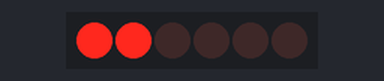
Bench run of a sketch on a simulated Arduino Uno, built with avr-gcc and run on an emulated ATmega328P. Shown: 6 port-expander outputs drawn as a row of LEDs (first output left, lit = HIGH). Wiring (inferred from the names in the program): MCP23017 port expander at I2C address 0x24; MCP23017 port expander at I2C address 0x26. Wiring (inferred from the signals the program sends): row of LEDs: on Q0, Q1, Q2, Q3, Q4, Q5. What the sketch prints to the serial monitor is not drawn.

Above: at 0.1 s.
At 1.8 s:
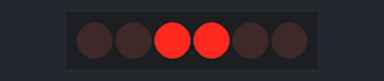
At 28.21 s:
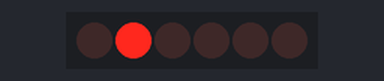
At 28.61 s:
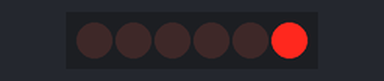
At 35.5 s:
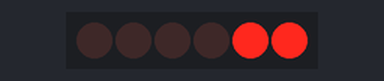
Timing chart, 0 to 38.7 s (numbered marks = the images above):
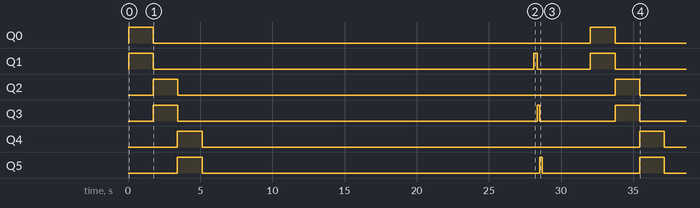

Measured:
- by itself, Q0, Q2, Q4: alternates HIGH for 1.7 s and LOW for 30.3 s
- by itself, Q1: goes HIGH 1.7 s, LOW 26.3 s, HIGH 0.24 s, LOW 3.7 s, HIGH 1.7 s, then LOW
- by itself, Q3: goes HIGH 1.7 s, LOW 24.9 s, HIGH 0.18 s, LOW 5.2 s, HIGH 1.7 s, then LOW
- by itself, Q5: goes HIGH 1.7 s, LOW 23.4 s, HIGH 0.18 s, LOW 6.8 s, HIGH 1.7 s, then LOW

The sketch:

bit_bang_solenoid.ino
```cpp
#include <Wire.h>

// MCP23017 I2C addresses
#define MCP1_ADDR 0x26
#define MCP2_ADDR 0x24

// MCP23017 register addresses
#define IODIRA 0x01
#define IODIRB 0x00
#define OLATA  0x15
#define OLATB  0x14

struct HBridgeControl {
  uint8_t expander;
  uint8_t phase_reg;
  uint8_t phase_bit;
  uint8_t enable_reg;
  uint8_t enable_bit;
};

HBridgeControl bridges[16];

void setup() {
  Serial.begin(115200);
  Wire.begin();

  initExpander(MCP1_ADDR);
  initExpander(MCP2_ADDR);

  for (int i = 0; i < 8; i++) {
    bridges[i] = {
      MCP1_ADDR,
      (i < 4) ? OLATB : OLATA,
      (uint8_t)(i * 2 % 8),
      (i < 4) ? OLATB : OLATA,
      (uint8_t)(i * 2 % 8 + 1)
    };
  }
  for (int i = 8; i < 16; i++) {
    bridges[i] = {
      MCP2_ADDR,
      (i - 8 < 4) ? OLATB : OLATA,
      (uint8_t)((i - 8) * 2 % 8),
      (i - 8 < 4) ? OLATB : OLATA,
      (uint8_t)((i - 8) * 2 % 8 + 1)
    };
  }
}

void loop() {
  Serial.println("FORWARD (ramp)");
  for (int i = 0; i < 16; i++) {
    rampSolenoid(bridges[i]);
  }

  delay(1000); // Pause before reverse

  Serial.println("REVERSE (30%)");
  for (int i = 0; i < 16; i++) {
    reversePulse(bridges[i]);
  }

  delay(1000); // Pause before repeat
}

// === ACTUATION FUNCTIONS ===

void rampSolenoid(HBridgeControl hb) {
  // Set PH = 1 (forward)
  setPin(hb.expander, hb.phase_reg, hb.phase_bit, true);

  //print status
  Serial.print("Ramping solenoid on expander ");
  // RAMP UP: 10 steps over 200ms
  for (int duty = 0; duty <= 100; duty += 5) {
    pwmBurst(hb, 20, duty);  // 20ms per step
  }

  Serial.println("Hold at 100% for 100ms");
  // HOLD at 100% for 100ms
  pwmBurst(hb, 100, 100);

  Serial.println("Ramping down");
  // RAMP DOWN
  for (int duty = 100; duty >= 0; duty -= 5) {
    pwmBurst(hb, 20, duty);
  }
  Serial.println("Hold at 0% for 100ms");
  disableBridge(hb);
}

void reversePulse(HBridgeControl hb) {
  // Set PH = 0 (reverse)
  setPin(hb.expander, hb.phase_reg, hb.phase_bit, false);

  // Run at 30% for 100ms
  pwmBurst(hb, 100, 30);

  disableBridge(hb);
}

// Simulate PWM for duration (ms) at given duty (%)
void pwmBurst(HBridgeControl hb, int duration_ms, int duty_percent) {
  const int freq = 500; // ~500 Hz PWM
  const int period_us = 1000000 / freq; // 2000us
  int high_time = period_us * duty_percent / 100;
  int low_time = period_us - high_time;
  int cycles = (duration_ms * 1000L) / period_us;

  for (int i = 0; i < cycles; i++) {
    setPin(hb.expander, hb.enable_reg, hb.enable_bit, false); // EN = 0 → ON
    delayMicroseconds(high_time);
    setPin(hb.expander, hb.enable_reg, hb.enable_bit, true);  // EN = 1 → OFF
    delayMicroseconds(low_time);
  }
}

void disableBridge(HBridgeControl hb) {
  setPin(hb.expander, hb.phase_reg, hb.phase_bit, false);
  setPin(hb.expander, hb.enable_reg, hb.enable_bit, false); // Both LOW = Hi-Z
}

// === MCP23017 I/O Helpers ===

void initExpander(uint8_t addr) {
  writeRegister(addr, IODIRA, 0x00);
  writeRegister(addr, IODIRB, 0x00);
  writeRegister(addr, OLATA, 0x00);
  writeRegister(addr, OLATB, 0x00);
}

void setPin(uint8_t addr, uint8_t reg, uint8_t bit, bool value) {
  Wire.beginTransmission(addr);
  Wire.write(reg);
  Wire.endTransmission(false);
  Wire.requestFrom(addr, (uint8_t)1);
  uint8_t current = Wire.read();
  uint8_t updated = value ? (current | (1 << bit)) : (current & ~(1 << bit));
  writeRegister(addr, reg, updated);
}

void writeRegister(uint8_t addr, uint8_t reg, uint8_t value) {
  Wire.beginTransmission(addr);
  Wire.write(reg);
  Wire.write(value);
  Wire.endTransmission();
}
```
